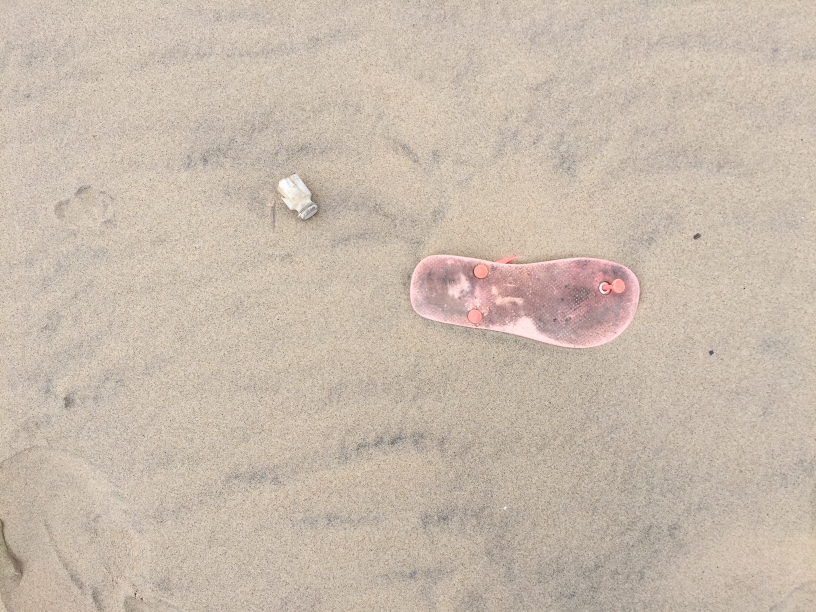
#> input picture sand3.JPG, 1632 x 1224 px, found by its file name (shown at 1/2 size)
$ python sciImgSegRange.py   (older library calls are emulated)
#> lines starting #> are read from the running program, lines starting #| are printed output that depends on the picture; after the words box and inside, x2 and y2 are one past the last pixel; in counts of white or black regions, pixels touching at a corner belong together
import numpy as np
import matplotlib.pyplot as plt

import cv2

from skimage import *
from skimage.restoration import (denoise_tv_chambolle, estimate_sigma)
import skimage.segmentation as seg

sd_weight = 0.2

plt_count = 0
def plt_image(img):
    global plt_count
    plt.subplots(0,plt_count)
    plt.imshow(img)
    plt_count += 1

def process(image):
    sigma_est = estimate_sigma(image, multichannel=True, average_sigmas=True)

    image_rescaled = transform.rescale(image, 0.1, anti_aliasing = True, multichannel = True, mode='constant')
    denoised = denoise_tv_chambolle(image_rescaled, multichannel=True, weight=0.1) #tv denoise
    return denoised, sigma_est

def not_range(image):
    tri_channel_img = np.transpose(image).reshape(3, -1)
    med_base = tuple([np.median(tri_channel_img[i]) for i in range(3)])
    std_dev_base = tuple([np.std(tri_channel_img[i])*sd_weight for i in range(3)])
    not_lower = tuple([med_base[i]-std_dev_base[i] for i in range(len(med_base))])
    not_upper = tuple([med_base[i]+std_dev_base[i] for i in range(len(med_base))])
    return not_lower, not_upper

def check_mask(image, low, high):
    '''
    lowMask = cv2.inRange(image, (0,0,0), low)
    highMask = cv2.inRange(image, high, (1, 1, 1))
    mask = cv2.bitwise_or(lowMask, highMask)
    '''
    pre_mask = cv2.inRange(image, low, high)
    mask = cv2.bitwise_not(pre_mask)
    plastics = cv2.bitwise_and(image, image, mask=mask)
    return plastics


raw_image = io.imread('Sand/sand3.jpg')
#> raw_image is the input picture: shape (1224, 1632, 3); mean R, G, B 200.9, 186.7, 172.4
image, noise_l= process(raw_image)
#> in process, `sigma_est = estimate_sigma(image, multichannel=True, average_sigmas=Tr..`: sigma_est = 5.43
#> in process, `image_rescaled = transform.rescale(image, 0.1, anti_aliasing = True, m..`:
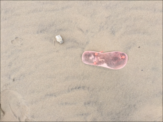
#> image_rescaled: shape (122, 163, 3) float64; mean R, G, B 0.785, 0.729, 0.674
#> noise_l = 5.43
sd_weight = 3.3
low, high = not_range(image)
#> in not_range, `med_base = tuple([np.median(tri_channel_img[i]) for i in range(3)])`: med_base = (0.793, 0.739, 0.682)
#> in not_range, `std_dev_base = tuple([np.std(tri_channel_img[i])*sd_weight for i in ra..`: std_dev_base = (0.105, 0.108, 0.0952)
#> in not_range, `not_lower = tuple([med_base[i]-std_dev_base[i] for i in range(len(med_..`: not_lower = (0.688, 0.631, 0.587)
#> in not_range, `not_upper = tuple([med_base[i]+std_dev_base[i] for i in range(len(med_..`: not_upper = (0.898, 0.847, 0.777)
#> low = (0.688, 0.631, 0.587); high = (0.898, 0.847, 0.777)

plastics= check_mask(image, low, high)
#> in check_mask, `pre_mask = cv2.inRange(image, low, high)`:
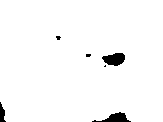
#> pre_mask: shape (122, 163); 97.4% white; 6 black regions (3 under 20 px), largest, box (x1, y1, x2, y2) and area: (102, 53, 125, 66) 215, (92, 112, 131, 122) 186, (0, 102, 6, 122) 75
#> in check_mask, `plastics = cv2.bitwise_and(image, image, mask=mask)`:
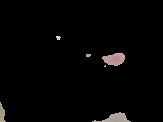
#> plastics: shape (122, 163, 3) float64; mean R, G, B 0.0182, 0.0159, 0.0152
#> (the run stopped early here; a loop or call above may not have finished)

$ run again, with sand1.JPG copied over sand3.JPG
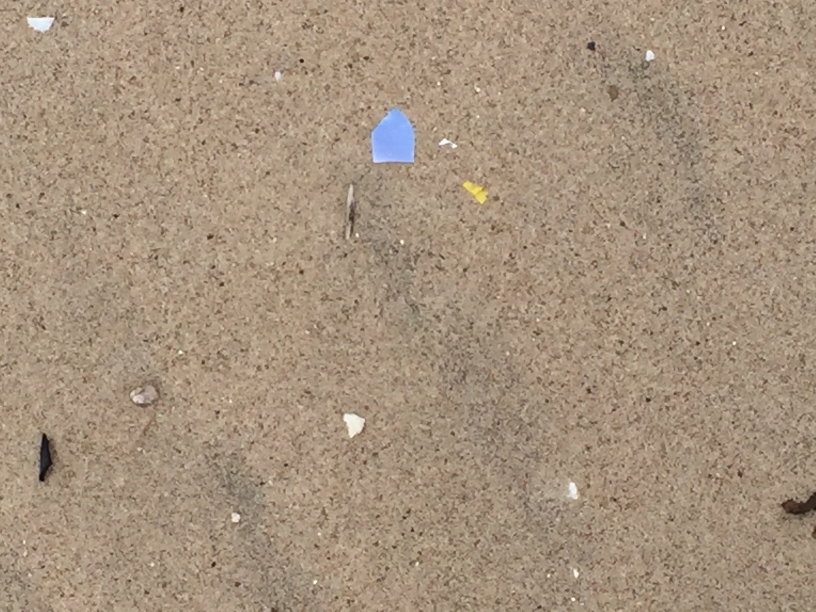
#> input picture sand1.JPG, 1632 x 1224 px, found by its file name (shown at 1/2 size)
#> raw_image is the input picture: shape (1224, 1632, 3); mean R, G, B 165.9, 146.4, 125
#> sigma_est = 0.719
#> med_base = (0.65, 0.572, 0.487)
#> std_dev_base = (0.0889, 0.08, 0.107)
#> not_lower = (0.561, 0.492, 0.38)
#> not_upper = (0.739, 0.652, 0.593)
#> low = (0.561, 0.492, 0.38); high = (0.739, 0.652, 0.593)
#> in check_mask, `pre_mask = cv2.inRange(image, low, high)`:
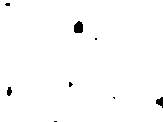
#> pre_mask: shape (122, 163); 98.9% white; 8 black regions (5 under 20 px), largest, box (x1, y1, x2, y2) and area: (74, 21, 83, 33) 91, (156, 97, 163, 108) 49, (7, 87, 12, 96) 34
#> in check_mask, `plastics = cv2.bitwise_and(image, image, mask=mask)`:
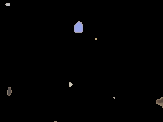
#> plastics: shape (122, 163, 3) float64; mean R, G, B 0.00601, 0.00583, 0.00643

$ run again, with sand2.JPG copied over sand3.JPG
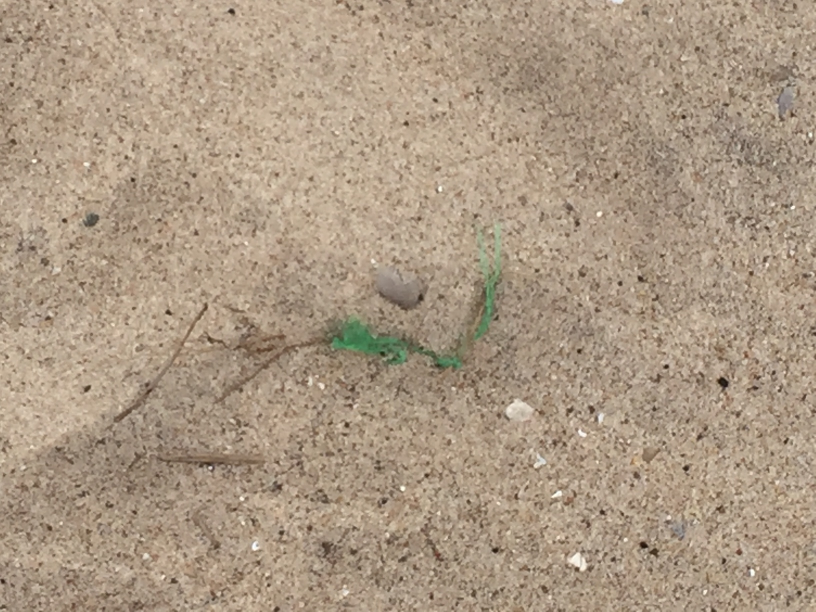
#> input picture sand2.JPG, 1632 x 1224 px, found by its file name (shown at 1/2 size)
#> raw_image is the input picture: shape (1224, 1632, 3); mean R, G, B 171.8, 153.1, 132.1
#> sigma_est = 0.646
#> med_base = (0.67, 0.596, 0.515)
#> std_dev_base = (0.16, 0.137, 0.126)
#> not_lower = (0.51, 0.459, 0.389)
#> not_upper = (0.831, 0.733, 0.641)
#> low = (0.51, 0.459, 0.389); high = (0.831, 0.733, 0.641)
#> in check_mask, `pre_mask = cv2.inRange(image, low, high)`:
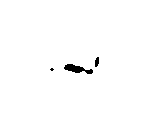
#> pre_mask: shape (122, 163); 99% white; 3 black regions (1 under 20 px), largest, box (x1, y1, x2, y2) and area: (64, 64, 93, 74) 152, (95, 57, 99, 67) 32
#> in check_mask, `plastics = cv2.bitwise_and(image, image, mask=mask)`:
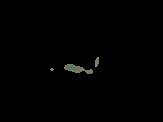
#> plastics: shape (122, 163, 3) float64; mean R, G, B 0.00435, 0.00467, 0.00367
